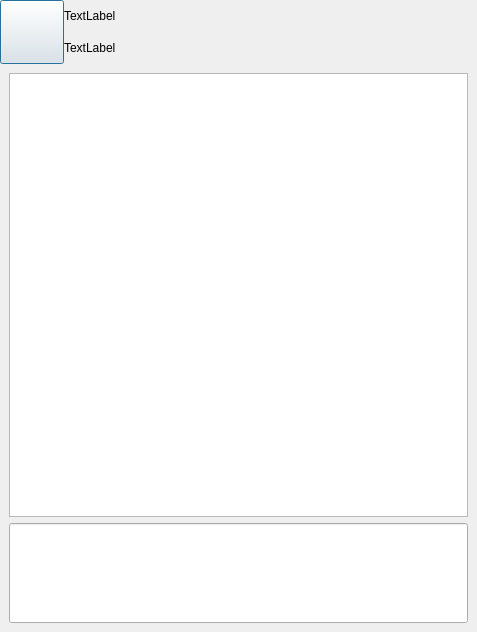
<?xml version="1.0" encoding="UTF-8"?>
<ui version="4.0">
 <class>ChatWindow</class>
 <widget class="QDialog" name="ChatWindow">
  <property name="geometry">
   <rect>
    <x>0</x>
    <y>0</y>
    <width>477</width>
    <height>632</height>
   </rect>
  </property>
  <property name="windowTitle">
   <string>Dialog</string>
  </property>
  <layout class="QVBoxLayout" name="verticalLayout_2">
   <property name="spacing">
    <number>0</number>
   </property>
   <property name="leftMargin">
    <number>0</number>
   </property>
   <property name="topMargin">
    <number>0</number>
   </property>
   <property name="rightMargin">
    <number>0</number>
   </property>
   <property name="bottomMargin">
    <number>0</number>
   </property>
   <item>
    <layout class="QHBoxLayout" name="horizontalLayout">
     <item>
      <widget class="QPushButton" name="buddyAvatar">
       <property name="sizePolicy">
        <sizepolicy hsizetype="Fixed" vsizetype="Fixed">
         <horstretch>0</horstretch>
         <verstretch>0</verstretch>
        </sizepolicy>
       </property>
       <property name="minimumSize">
        <size>
         <width>64</width>
         <height>64</height>
        </size>
       </property>
       <property name="maximumSize">
        <size>
         <width>64</width>
         <height>64</height>
        </size>
       </property>
       <property name="text">
        <string/>
       </property>
      </widget>
     </item>
     <item>
      <layout class="QVBoxLayout" name="buddyInfo">
       <item>
        <widget class="QLabel" name="buddyName">
         <property name="text">
          <string>TextLabel</string>
         </property>
        </widget>
       </item>
       <item>
        <widget class="QLabel" name="buddyDetails">
         <property name="text">
          <string>TextLabel</string>
         </property>
        </widget>
       </item>
      </layout>
     </item>
    </layout>
   </item>
   <item>
    <widget class="QWidget" name="chatPanel" native="true">
     <property name="sizePolicy">
      <sizepolicy hsizetype="Preferred" vsizetype="Preferred">
       <horstretch>0</horstretch>
       <verstretch>0</verstretch>
      </sizepolicy>
     </property>
     <layout class="QVBoxLayout" name="verticalLayout_8">
      <item>
       <widget class="QTextEdit" name="chattedText">
        <property name="sizePolicy">
         <sizepolicy hsizetype="Expanding" vsizetype="Expanding">
          <horstretch>0</horstretch>
          <verstretch>0</verstretch>
         </sizepolicy>
        </property>
       </widget>
      </item>
      <item>
       <widget class="QLineEdit" name="chatInput">
        <property name="minimumSize">
         <size>
          <width>0</width>
          <height>100</height>
         </size>
        </property>
        <property name="maximumSize">
         <size>
          <width>16777215</width>
          <height>100</height>
         </size>
        </property>
       </widget>
      </item>
     </layout>
    </widget>
   </item>
  </layout>
 </widget>
 <resources/>
 <connections/>
</ui>
